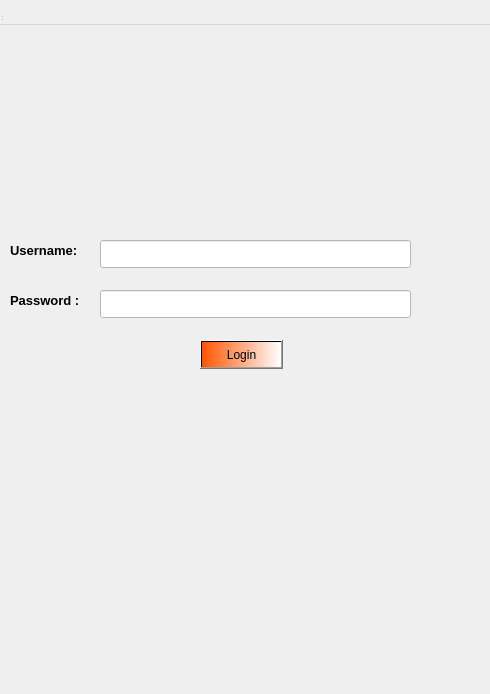
<?xml version="1.0" encoding="UTF-8"?>
<ui version="4.0">
 <class>login</class>
 <widget class="QWidget" name="login">
  <property name="geometry">
   <rect>
    <x>0</x>
    <y>0</y>
    <width>490</width>
    <height>694</height>
   </rect>
  </property>
  <property name="windowTitle">
   <string>login</string>
  </property>
  <property name="styleSheet">
   <string notr="true"/>
  </property>
  <widget class="QWidget" name="centralwidget">
   <widget class="QLabel" name="labelUsername">
    <property name="geometry">
     <rect>
      <x>10</x>
      <y>240</y>
      <width>91</width>
      <height>20</height>
     </rect>
    </property>
    <property name="font">
     <font>
      <pointsize>10</pointsize>
      <bold>true</bold>
     </font>
    </property>
    <property name="styleSheet">
     <string notr="true">color: rgb(0, 0, 0);</string>
    </property>
    <property name="text">
     <string>Username:</string>
    </property>
   </widget>
   <widget class="QLabel" name="labelPassword">
    <property name="geometry">
     <rect>
      <x>10</x>
      <y>290</y>
      <width>91</width>
      <height>20</height>
     </rect>
    </property>
    <property name="font">
     <font>
      <pointsize>10</pointsize>
      <bold>true</bold>
     </font>
    </property>
    <property name="styleSheet">
     <string notr="true">color: rgb(0, 0, 0);</string>
    </property>
    <property name="text">
     <string>Password :</string>
    </property>
   </widget>
   <widget class="QLineEdit" name="inputUsername">
    <property name="geometry">
     <rect>
      <x>100</x>
      <y>240</y>
      <width>311</width>
      <height>28</height>
     </rect>
    </property>
    <property name="styleSheet">
     <string notr="true">color: rgb(0, 0, 0);
background-color: rgb(255, 255, 255);</string>
    </property>
   </widget>
   <widget class="QLineEdit" name="inputPassword">
    <property name="geometry">
     <rect>
      <x>100</x>
      <y>290</y>
      <width>311</width>
      <height>28</height>
     </rect>
    </property>
    <property name="styleSheet">
     <string notr="true">color: rgb(0, 0, 0);
background-color: rgb(255, 255, 255);</string>
    </property>
    <property name="echoMode">
     <enum>QLineEdit::EchoMode::Password</enum>
    </property>
   </widget>
   <widget class="QPushButton" name="btnLogin">
    <property name="geometry">
     <rect>
      <x>200</x>
      <y>340</y>
      <width>83</width>
      <height>29</height>
     </rect>
    </property>
    <property name="styleSheet">
     <string notr="true">background-color: qlineargradient(spread:pad, x1:0, y1:0, x2:1, y2:0, stop:0 rgba(255, 85, 0, 255), stop:1 rgba(255, 255, 255, 255));
color: rgb(0, 0, 0);</string>
    </property>
    <property name="text">
     <string>Login</string>
    </property>
   </widget>
   <widget class="QLabel" name="label_2">
    <property name="geometry">
     <rect>
      <x>-10</x>
      <y>-30</y>
      <width>521</width>
      <height>741</height>
     </rect>
    </property>
    <property name="styleSheet">
     <string notr="true">background-image: url(:/images/images/Hijau dan Putih Modern Strategi Pengembangan Bisnis Rumah Sakit Presentasi (500 x 700 piksel).png);</string>
    </property>
    <property name="text">
     <string/>
    </property>
   </widget>
   <zorder>label_2</zorder>
   <zorder>labelUsername</zorder>
   <zorder>labelPassword</zorder>
   <zorder>inputUsername</zorder>
   <zorder>inputPassword</zorder>
   <zorder>btnLogin</zorder>
  </widget>
  <widget class="QMenuBar" name="menubar">
   <property name="geometry">
    <rect>
     <x>0</x>
     <y>0</y>
     <width>490</width>
     <height>25</height>
    </rect>
   </property>
  </widget>
  <widget class="QStatusBar" name="statusbar"/>
 </widget>
 <resources/>
 <connections/>
</ui>
